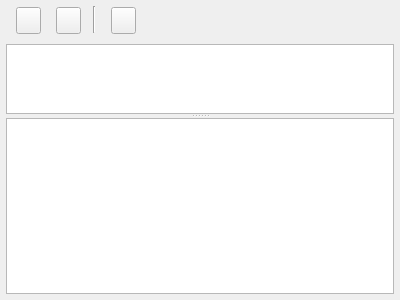
<?xml version="1.0" encoding="UTF-8"?>
<ui version="4.0">
 <class>ChatWidget</class>
 <widget class="QWidget" name="ChatWidget">
  <property name="geometry">
   <rect>
    <x>0</x>
    <y>0</y>
    <width>400</width>
    <height>300</height>
   </rect>
  </property>
  <property name="windowTitle">
   <string>ChatWidget</string>
  </property>
  <layout class="QVBoxLayout" name="verticalLayout">
   <property name="spacing">
    <number>6</number>
   </property>
   <property name="leftMargin">
    <number>6</number>
   </property>
   <property name="topMargin">
    <number>6</number>
   </property>
   <property name="rightMargin">
    <number>6</number>
   </property>
   <property name="bottomMargin">
    <number>6</number>
   </property>
   <item>
    <widget class="QWidget" name="widget" native="true">
     <property name="sizePolicy">
      <sizepolicy hsizetype="Preferred" vsizetype="Preferred">
       <horstretch>0</horstretch>
       <verstretch>0</verstretch>
      </sizepolicy>
     </property>
     <property name="minimumSize">
      <size>
       <width>0</width>
       <height>32</height>
      </size>
     </property>
     <widget class="QToolButton" name="historyButton">
      <property name="geometry">
       <rect>
        <x>105</x>
        <y>1</y>
        <width>25</width>
        <height>27</height>
       </rect>
      </property>
      <property name="text">
       <string/>
      </property>
     </widget>
     <widget class="QToolButton" name="callButton">
      <property name="geometry">
       <rect>
        <x>10</x>
        <y>1</y>
        <width>25</width>
        <height>27</height>
       </rect>
      </property>
      <property name="text">
       <string/>
      </property>
      <property name="icon">
       <iconset theme="call-start">
        <normaloff/>
       </iconset>
      </property>
     </widget>
     <widget class="QToolButton" name="sendFileButton">
      <property name="geometry">
       <rect>
        <x>50</x>
        <y>1</y>
        <width>25</width>
        <height>27</height>
       </rect>
      </property>
      <property name="text">
       <string/>
      </property>
      <property name="icon">
       <iconset theme="list-add">
        <normaloff/>
       </iconset>
      </property>
     </widget>
     <widget class="Line" name="line">
      <property name="geometry">
       <rect>
        <x>80</x>
        <y>0</y>
        <width>16</width>
        <height>27</height>
       </rect>
      </property>
      <property name="orientation">
       <enum>Qt::Vertical</enum>
      </property>
     </widget>
    </widget>
   </item>
   <item>
    <widget class="QSplitter" name="splitter">
     <property name="orientation">
      <enum>Qt::Vertical</enum>
     </property>
     <widget class="QTextEdit" name="chatText">
      <property name="sizePolicy">
       <sizepolicy hsizetype="Expanding" vsizetype="Expanding">
        <horstretch>0</horstretch>
        <verstretch>1</verstretch>
       </sizepolicy>
      </property>
      <property name="baseSize">
       <size>
        <width>0</width>
        <height>0</height>
       </size>
      </property>
      <property name="undoRedoEnabled">
       <bool>false</bool>
      </property>
      <property name="readOnly">
       <bool>true</bool>
      </property>
     </widget>
     <widget class="QTextEdit" name="sendText">
      <property name="sizePolicy">
       <sizepolicy hsizetype="Expanding" vsizetype="Expanding">
        <horstretch>0</horstretch>
        <verstretch>0</verstretch>
       </sizepolicy>
      </property>
      <property name="minimumSize">
       <size>
        <width>0</width>
        <height>0</height>
       </size>
      </property>
      <property name="maximumSize">
       <size>
        <width>16777215</width>
        <height>16777215</height>
       </size>
      </property>
     </widget>
    </widget>
   </item>
  </layout>
 </widget>
 <resources/>
 <connections/>
</ui>
